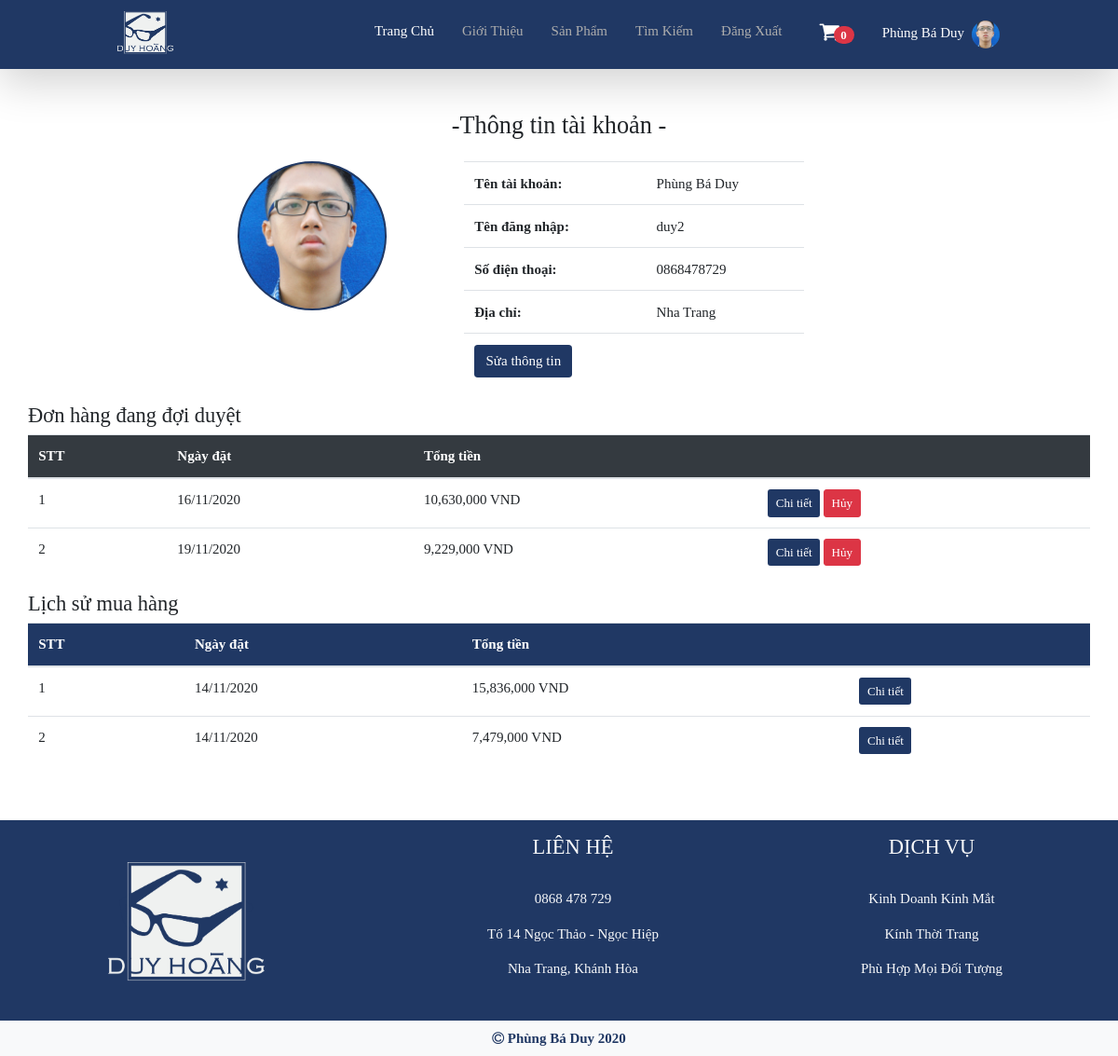
Page /account.php (signed in) on the committed database.
### tables this page shows
CREATE TABLE `account` (
  `id` int(11) NOT NULL,
  `name` varchar(50) DEFAULT NULL,
  `username` varchar(50) DEFAULT NULL,
  `password` varchar(50) DEFAULT NULL,
  `admin` bit(1) DEFAULT NULL,
  `phone` varchar(20) DEFAULT NULL,
  `address` varchar(255) DEFAULT NULL,
  `image` varchar(50) DEFAULT 'avatar.png'
);

CREATE TABLE `bills` (
  `id` int(10) UNSIGNED NOT NULL,
  `id_customer` int(11) DEFAULT NULL,
  `date_order` date DEFAULT NULL,
  `total` float DEFAULT NULL,
  `status` bit(1) DEFAULT b'0'
);

### account.php (the view, shortened to what this page needs)
<!doctype html>
<html lang="en">
    <head>
        <link rel="stylesheet" href="https://stackpath.bootstrapcdn.com/bootstrap/4.3.1/css/bootstrap.min.css">
        <link rel="stylesheet" href="https://maxcdn.bootstrapcdn.com/font-awesome/4.7.0/css/font-awesome.min.css">
        <link rel="stylesheet" href="style.css">
      </head>
  <body>
  <?php
    require_once('db_config/db_connect.php');
    $sql = 'Select * from account join bills
            on account.id = bills.id_customer where id_customer = '. $_SESSION['id'].' AND status=1';
    $result = mysqli_query($conn,$sql);
    $sql_wait = 'Select * from account join bills
            on account.id = bills.id_customer where id_customer = '. $_SESSION['id'].' AND status=0';
    $result_wait = mysqli_query($conn,$sql_wait);
?>
    <?php
        include('header.php');
    ?>
<div class="container mt-5">
    <h3 class=" text-center mb-4">-Thông tin tài khoản -</h3>
    <div class="row">
        <div class="col-4">
            <?php echo '<img class="avt_user" src="img/'.$_SESSION['img'].'">';?>
        </div>
        <div class="col-8">
            <table class="table table-acc">
                <tbody>
                    <tr>
                        <td><b>Tên tài khoản:</b></td>
                        <td><?php echo $_SESSION['name'] ?></td>
                    </tr>
                    <tr>
                        <td><b>Tên đăng nhập: </b></td>
                        <td><?php echo $_SESSION['usn'] ?></td>
                    </tr>
                    <tr>
                        <td><b>Số điện thoại: </b></td>
                        <td><?php echo $_SESSION['phone'] ?></td>
                    </tr>
                    <tr>
                        <td><b>Địa chỉ: </b></td>
                        <td><?php echo $_SESSION['addr'] ?></td>
                    </tr>
                    <tr>
                        <td><a class="btn btn-color" data-toggle="modal" data-target="#checkpass" href="#">Sửa thông tin</a></td>
                        <td></td>
                    </tr>
                </tbody>
            </table>
        </div>
    </div>
    <div class="row">
            <h4>Đơn hàng đang đợi duyệt</h4>
            <table class="table table-hover">
                <thead class="bg-dark text-white">
                    <tr>
                        <th>STT</th>
                        <th>Ngày đặt</th>
                        <th>Tổng tiền</th>
                        <th></th>
                    </tr>
                </thead>
            <tbody>
                <?php
                    $i = 1;
                    while($row = mysqli_fetch_array($result_wait))
                    {
                        echo '
                        <tr>
                            <td>'.$i++.'</td>
                            <td>'.date('d/m/Y',strtotime($row['date_order'])).'</td>
                            <td>'.number_format($row['total']).' VND</td>
                            <td>
                                <a class="btn btn-sm btn-color" href="order_detail.php?id='.$row['id'].'">Chi tiết</a>
                                <a class="btn btn-sm btn-danger" href="bill_delete.php?id='.$row['id'].'">Hủy</a>
                            </td>
                        </tr>';
                    }
                ?>
            </tbody>
            </table>
        </div>
    <div class="row">
        <h4>Lịch sử mua hàng</h4>
        <table class="table table-hover">
            <thead class="bg-color text-white">
                <tr>
                    <th>STT</th>
                    <th>Ngày đặt</th>
                    <th>Tổng tiền</th>
                    <th></th>
                </tr>
            </thead>
        <tbody>
            <?php
                $i = 1;
                while($row = mysqli_fetch_array($result))
                {
                    echo '
                    <tr>
                        <td>'.$i++.'</td>
                        <td>'.date('d/m/Y',strtotime($row['date_order'])).'</td>
                        <td>'.number_format($row['total']).' VND</td>
                        <td>
                            <a class="btn btn-sm btn-color" href="bill_detail.php?id='.$row['id'].'">Chi tiết</a>
                        </td>
                    </tr>';
                }
            ?>
        </tbody>
        </table>
    </div>
</div>
    <?php include('footer.php') ?>
  </body>
</html>

### style.css (style rules this page uses)
:root { --mainColor:#203864; --bgColor:white; }
* { font-family: Bahnschrift Light; font-size: 15px; scroll-behavior: smooth; box-sizing: border-box; }
body { background-color: var(--bgColor); position: relative; }
.bg-color { background-color: var(--mainColor); }
.btn-color { color: white; background-color: var(--mainColor); }
.avt_user { height: 160px !important; width: 160px !important; margin-left: 60%; border-radius: 50%; object-fit: cover; background-color: #203864 !important; border: 2px solid var(--mainColor); }
.table-acc { width: 50% !important; margin-left: 10%; }

### rows in the picture
account: bills.date_order "16/11/2020", bills.total "10,630,000", bills.date_order "19/11/2020", bills.total "9,229,000", bills.date_order "14/11/2020", bills.total "15,836,000", bills.total "7,479,000"

### other values in the picture
$count "0"
$_SESSION['name'] "Phùng Bá Duy"
$_SESSION['usn'] "duy2"
$_SESSION['phone'] "0868478729"
$_SESSION['addr'] "Nha Trang"
